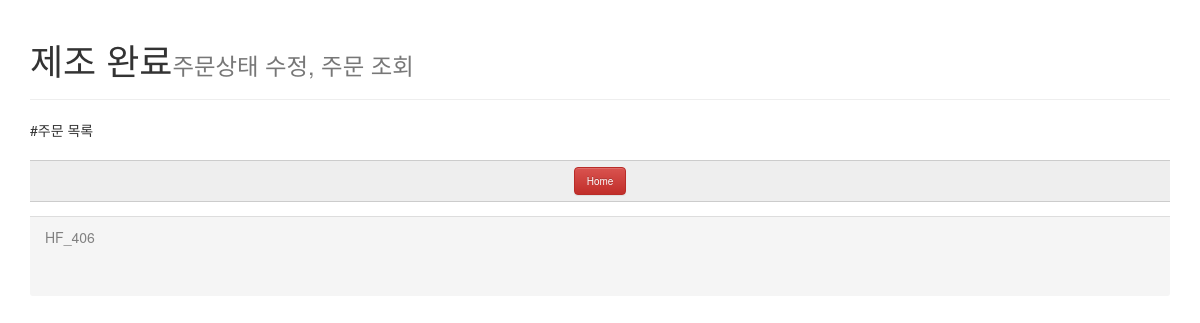
Page /indexOrder/OrderList/ on the earlier database version.
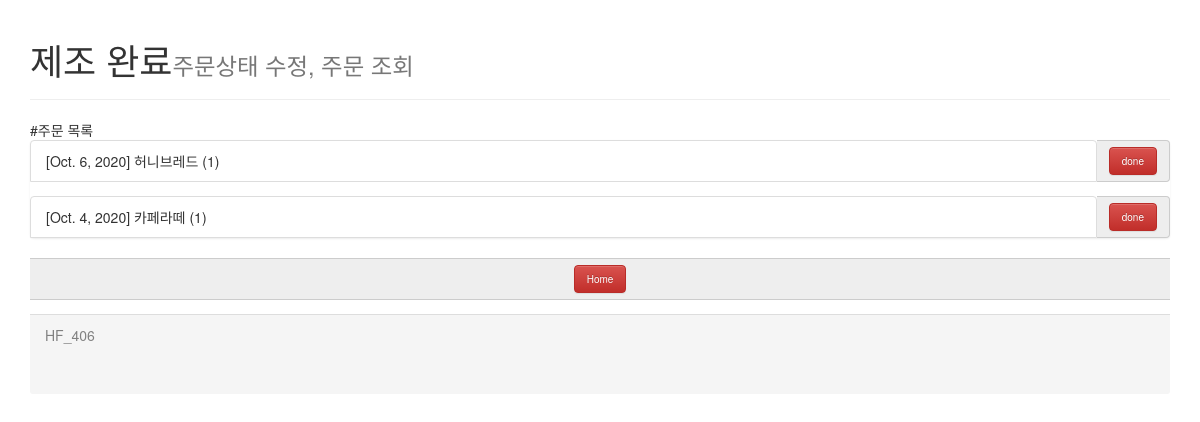
Same page on the later database version.
### bell_app/models.py (models this page shows)
class Order(models.Model):
    order_time = models.DateField() #주문 시각
    order_menu = models.CharField(max_length = 100) #주문한 메뉴 명
    order_num = models.IntegerField() # 주문한 갯수
    order_ing = models.BooleanField(default = True) # 제조중/제조완료
    order_price = models.IntegerField(default = 0) # 총 금액

### bell_app/views.py (the view)
# urls.py: path('indexOrder/OrderList/', views.OrderList, name = 'OrderList'),
def OrderList(request):
    orders = Order.objects.all()
    content = {'orders':orders}
    return render(request, 'bell_app/OrderList.html',content)

### bell_app/templates/bell_app/OrderList.html (shortened to what this page needs)
<html lang="ko">
<head>
    <link rel="stylesheet" href="https://maxcdn.bootstrapcdn.com/bootstrap/3.3.2/css/bootstrap.min.css">
    <link rel="stylesheet" href="https://maxcdn.bootstrapcdn.com/bootstrap/3.3.2/css/bootstrap-theme.min.css">
</head>
<body>
    <div class="container">
        <div class="header">
            <div class="page-header">
                <h1>제조 완료<small>주문상태 수정, 주문 조회</small></h1>
            </div>
        </div>
        #주문 목록
        <div class="toDoDiv">
            <ul class="list-group">
                {% for order in orders %}
                {% if order.order_ing == True %}
                <form action="http://127.0.0.1:8000/indexOrder/updateOrder/" method="GET">
                    <div class="input-group" name='menu1'>
                        <li class="list-group-item">[{{order.order_time}}] {{order.order_menu}} ({{order.order_num}})</li>
                        <span class="input-group-addon">
                            <button type="submit" class="custom-btn btn btn-danger">done</button>
                        </span>
                    </div>
                </form>
                {%endif %}
                {% endfor %}
            </ul>
        </div>
        <div class="jump_to_home">
            <form action="http://127.0.0.1:8000/" method="GET">
                <div class="input-group" name='menu1'>
                    <span class="input-group-addon">
                        <button type="submit" class="custom-btn btn btn-danger">Home</button>
                    </span>
                </div>
            </form>
        </div>
        <div class="panel-footer">
            HF_406
        </div>
    </div>
</body>
</html>

Differences in the rows shown:
added Order: order_time "Oct. 6, 2020", order_menu "허니브레드", order_num "1"
added Order: order_time "Oct. 4, 2020", order_menu "카페라떼", order_num "1"
